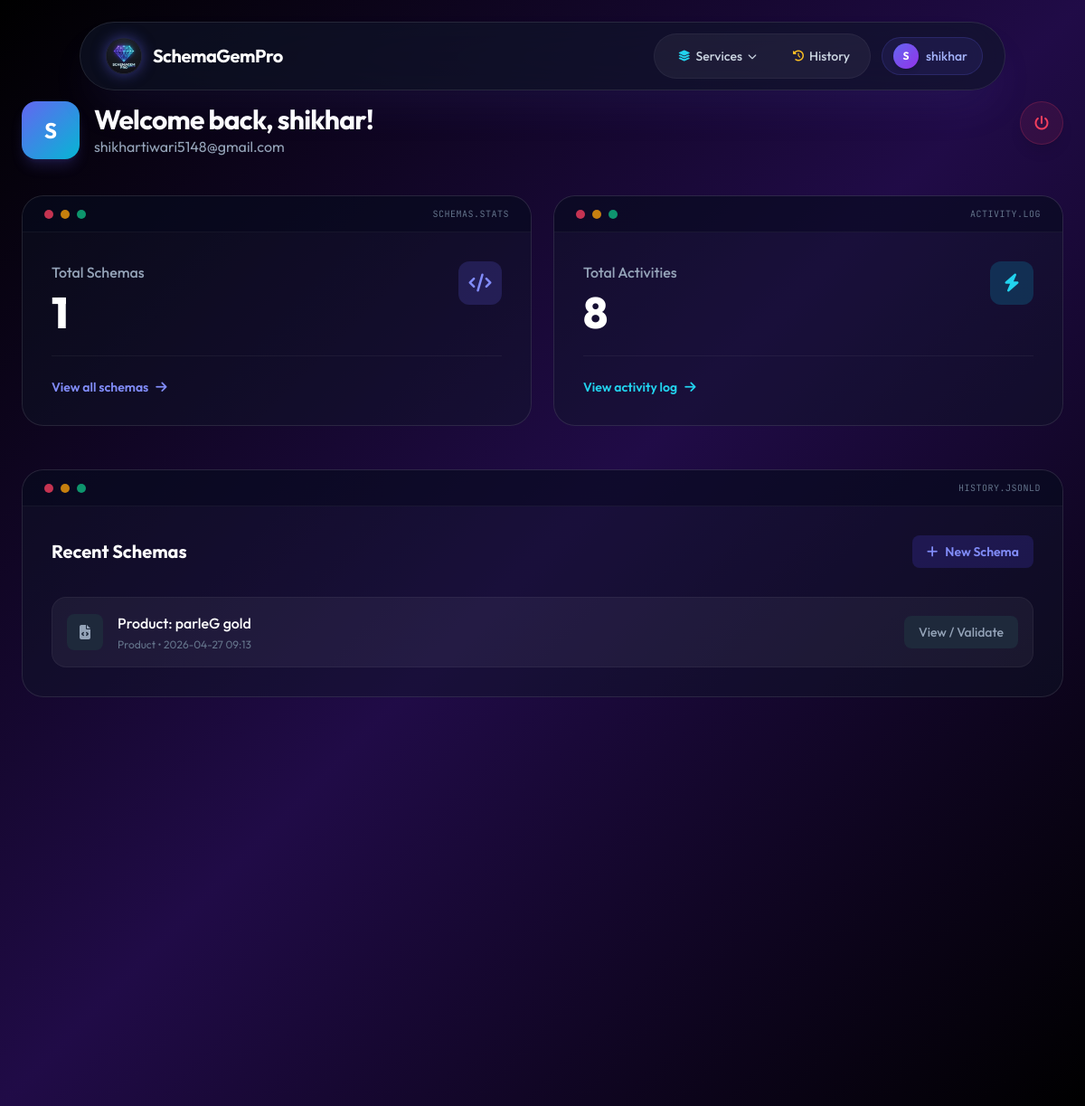
The app's page /dashboard (signed in) with its own data.
### models.py (models this page shows, shortened)
class User(db.Model, UserMixin):
    id = db.Column(db.Integer, primary_key=True)
    username = db.Column(db.String(80), unique=True, nullable=False)
    email = db.Column(db.String(120), unique=True, nullable=False)
    password_hash = db.Column(db.String(256), nullable=False)
    created_at = db.Column(db.DateTime, default=datetime.utcnow)
    schemas = db.relationship('Schema', backref='owner', lazy=True)
    logs = db.relationship('ActivityLog', backref='user', lazy=True)

class Schema(db.Model):
    id = db.Column(db.Integer, primary_key=True)
    schema_type = db.Column(db.String(50), nullable=False)
    schema_name = db.Column(db.String(200), nullable=False) # e.g. "Product: iPhone 15"
    json_content = db.Column(db.Text, nullable=False)
    created_at = db.Column(db.DateTime, default=datetime.utcnow)
    user_id = db.Column(db.Integer, db.ForeignKey('user.id'), nullable=False)

### app.py (the view)
@app.route('/dashboard')
@login_required
def dashboard():
    total_schemas = Schema.query.filter_by(user_id=current_user.id).count()
    recent_schemas = Schema.query.filter_by(user_id=current_user.id).order_by(Schema.created_at.desc()).limit(5).all()
    total_activities = ActivityLog.query.filter_by(user_id=current_user.id).count()
    return render_template('dashboard.html', total_schemas=total_schemas, recent_schemas=recent_schemas, total_activities=total_activities)

### app.py (called while the page is built)
@login_manager.user_loader
def load_user(user_id):
    return db.session.get(User, int(user_id))

### templates/dashboard.html (shortened to what this page needs)
{% extends 'base.html' %}
{% block content %}
<div class="animate-fade-in-up">
    <div class="flex items-start justify-between mb-10">
        <div class="flex items-center gap-4">
            <div class="w-16 h-16 rounded-2xl bg-gradient-to-br from-indigo-500 to-cyan-500 flex items-center justify-center shadow-lg shadow-indigo-500/20 text-white text-2xl font-bold">
                {{ current_user.username[:1].upper() }}
            </div>
            <div>
                <h1 class="text-3xl font-bold text-white tracking-tight">Welcome back, {{ current_user.username }}!</h1>
                <p class="text-slate-400">{{ current_user.email }}</p>
            </div>
        </div>
        <a href="/logout" title="Logout" class="w-12 h-12 flex items-center justify-center rounded-full bg-rose-500/10 text-rose-500 hover:bg-rose-500 hover:text-white border border-rose-500/20 shadow-lg hover:shadow-[0_0_15px_rgba(225,29,72,0.5)] transition-all duration-300">
            <i class="fas fa-power-off"></i>
        </a>
    </div>
    <div class="grid grid-cols-1 md:grid-cols-2 gap-6 mb-12">
        <div class="bg-slate-900/40 backdrop-blur-xl border border-white/10 rounded-3xl hover:bg-slate-900/60 transition-colors overflow-hidden">
            <div class="px-6 py-3 border-b border-white/5 bg-slate-950/40 flex gap-2 items-center">
                <div class="w-2.5 h-2.5 rounded-full bg-rose-500/80"></div>
                <div class="w-2.5 h-2.5 rounded-full bg-amber-500/80"></div>
                <div class="w-2.5 h-2.5 rounded-full bg-emerald-500/80"></div>
                <span class="text-[10px] font-mono text-slate-500 ml-auto uppercase tracking-wider">schemas.stats</span>
            </div>
            <div class="p-8">
            <div class="flex items-start justify-between">
                <div>
                    <p class="text-slate-400 font-medium mb-2">Total Schemas</p>
                    <h2 class="text-5xl font-extrabold text-white tracking-tight">{{ total_schemas }}</h2>
                </div>
                <div class="w-12 h-12 rounded-xl bg-indigo-500/20 flex items-center justify-center text-indigo-400">
                    <i class="fas fa-code text-xl"></i>
                </div>
            </div>
            <div class="mt-6 pt-6 border-t border-white/5 flex items-center justify-between">
                <a href="{{ url_for('history') }}" class="text-indigo-400 hover:text-indigo-300 text-sm font-semibold flex items-center gap-2 transition-colors">
                    View all schemas <i class="fas fa-arrow-right"></i>
                </a>
            </div>
            </div>
        </div>
        <div class="bg-slate-900/40 backdrop-blur-xl border border-white/10 rounded-3xl hover:bg-slate-900/60 transition-colors delay-100 overflow-hidden">
            <div class="px-6 py-3 border-b border-white/5 bg-slate-950/40 flex gap-2 items-center">
                <div class="w-2.5 h-2.5 rounded-full bg-rose-500/80"></div>
                <div class="w-2.5 h-2.5 rounded-full bg-amber-500/80"></div>
                <div class="w-2.5 h-2.5 rounded-full bg-emerald-500/80"></div>
                <span class="text-[10px] font-mono text-slate-500 ml-auto uppercase tracking-wider">activity.log</span>
            </div>
            <div class="p-8">
            <div class="flex items-start justify-between">
                <div>
                    <p class="text-slate-400 font-medium mb-2">Total Activities</p>
                    <h2 class="text-5xl font-extrabold text-white tracking-tight">{{ total_activities }}</h2>
                </div>
                <div class="w-12 h-12 rounded-xl bg-cyan-500/20 flex items-center justify-center text-cyan-400">
                    <i class="fas fa-bolt text-xl"></i>
                </div>
            </div>
            <div class="mt-6 pt-6 border-t border-white/5 flex items-center justify-between">
                <a href="{{ url_for('activity_log') }}" class="text-cyan-400 hover:text-cyan-300 text-sm font-semibold flex items-center gap-2 transition-colors">
                    View activity log <i class="fas fa-arrow-right"></i>
                </a>
            </div>
            </div>
        </div>
    </div>
    <div class="bg-slate-900/40 backdrop-blur-xl border border-white/10 rounded-3xl delay-200 overflow-hidden">
        <div class="px-6 py-3 border-b border-white/5 bg-slate-950/40 flex gap-2 items-center">
            <div class="w-2.5 h-2.5 rounded-full bg-rose-500/80"></div>
            <div class="w-2.5 h-2.5 rounded-full bg-amber-500/80"></div>
            <div class="w-2.5 h-2.5 rounded-full bg-emerald-500/80"></div>
            <span class="text-[10px] font-mono text-slate-500 ml-auto uppercase tracking-wider">history.jsonld</span>
        </div>
        <div class="p-8">
        <div class="flex items-center justify-between mb-8">
            <h3 class="text-xl font-bold text-white">Recent Schemas</h3>
            <a href="{{ url_for('select_schema') }}" class="bg-indigo-600/20 text-indigo-400 hover:bg-indigo-600/30 px-4 py-2 rounded-lg text-sm font-semibold transition-colors flex items-center gap-2">
                <i class="fas fa-plus"></i> New Schema
            </a>
        </div>
        {% if recent_schemas %}
            <div class="space-y-4">
                {% for schema in recent_schemas %}
                <div class="flex items-center justify-between p-4 rounded-2xl bg-white/5 border border-white/5 hover:border-indigo-500/50 transition-colors group">
                    <div class="flex items-center gap-4">
                        <div class="w-10 h-10 rounded-lg bg-slate-800 flex items-center justify-center text-slate-400 group-hover:text-indigo-400 group-hover:bg-indigo-500/10 transition-colors">
                            <i class="fas fa-file-code"></i>
                        </div>
                        <div>
                            <h4 class="text-white font-medium">{{ schema.schema_name }}</h4>
                            <p class="text-xs text-slate-500 mt-1 capitalize">{{ schema.schema_type }} • {{ schema.created_at.strftime('%Y-%m-%d %H:%M') }}</p>
                        </div>
                    </div>
                    <form action="{{ url_for('validate') }}" method="POST">
                        <button type="submit" class="text-slate-400 hover:text-white bg-slate-800 hover:bg-slate-700 px-4 py-2 rounded-lg text-sm font-medium transition-colors">
                            View / Validate
                        </button>
                    </form>
                </div>
                {% endfor %}
            </div>
        {% endif %}
        </div>
    </div>
</div>
{% endblock %}

### templates/base.html (shortened to what this page needs)
<!DOCTYPE html>
<html lang="en">
<head>
  <link rel="stylesheet" href="https://cdnjs.cloudflare.com/ajax/libs/font-awesome/6.4.0/css/all.min.css">
  <script src="https://cdn.tailwindcss.com"></script>
</head>
<body class="text-slate-200 font-sans overflow-x-hidden antialiased bg-black selection:bg-indigo-500/30">
  <div class="fixed inset-0 -z-10 overflow-hidden bg-black">
    <video autoplay muted loop playsinline class="w-full h-full object-cover mix-blend-luminosity opacity-60">
      <source src="https://media.istockphoto.com/id/1310134440/video/digital-transformation-concept-system-engineering-binary-code-programming.mp4?s=mp4-640x640-is&k=20&c=yL2j8oN-N-Zl_A1wH0O7sY8Q_o_v0xKk0xX_K8f7s2g=" type="video/mp4">
    </video>
    <div class="absolute inset-0 bg-gradient-to-br from-black/95 via-violet-950/70 to-black/95"></div>
  </div>
  <nav class="fixed w-[92%] max-w-5xl z-50 top-6 left-1/2 -translate-x-1/2 transition-all duration-300 bg-slate-900/60 backdrop-blur-2xl border border-white/10 rounded-full py-3 px-6 shadow-2xl shadow-indigo-500/10">
    <div class="flex items-center justify-between">
      <a href="{{ url_for('index') }}" class="flex items-center gap-3 group cursor-pointer pl-1">
        <img src="{{ url_for('static', filename='img/logo.png') }}" alt="SchemaGemPro Logo" class="w-10 h-10 rounded-full shadow-[0_0_15px_rgba(99,102,241,0.5)] group-hover:shadow-[0_0_25px_rgba(99,102,241,0.8)] transition-all duration-300 border border-white/10">
        <h1 class="text-xl font-bold text-white tracking-tight">SchemaGemPro</h1>
      </a>
      <div class="flex items-center gap-2">
        {% if current_user.is_authenticated %}
          <div class="hidden sm:flex items-center gap-1 bg-white/5 rounded-full p-1.5 border border-white/5">
            <div class="nav-dropdown" id="servicesDropdown">
              <button onclick="toggleDropdown()" class="flex items-center gap-1.5 px-5 py-2 rounded-full text-sm font-medium text-slate-300 hover:text-white hover:bg-white/10 transition-all select-none">
                <i class="fas fa-layer-group text-cyan-400 text-xs"></i> Services
                <i class="fas fa-chevron-down text-[10px] transition-transform duration-200" id="servicesChevron"></i>
              </button>
            </div>
            <a href="{{ url_for('history') }}" class="flex items-center gap-1.5 px-4 py-2 rounded-full text-sm font-medium text-slate-300 hover:text-white hover:bg-white/10 transition-all">
              <i class="fas fa-history text-amber-400 text-xs"></i> History
            </a>
          </div>
          <a href="{{ url_for('dashboard') }}" class="hidden sm:flex items-center gap-2 ml-1 pl-3 pr-4 py-1.5 rounded-full bg-indigo-500/10 border border-indigo-500/20 hover:bg-indigo-500/20 hover:border-indigo-500/40 transition-all duration-200 group">
            <div class="w-7 h-7 rounded-full bg-gradient-to-br from-indigo-500 to-purple-600 flex items-center justify-center text-white text-xs font-bold shadow-md">
              {{ current_user.username[0].upper() }}
            </div>
            <span class="text-sm font-medium text-indigo-300 group-hover:text-indigo-200 transition-colors">{{ current_user.username }}</span>
          </a>
        {% endif %}
      </div>
    </div>
  </nav>
  <main class="min-h-screen pt-28 pb-20 relative z-10 px-6">
    <div class="max-w-7xl mx-auto">
      {% block content %}{% endblock %}
    </div>
  </main>
</body>
</html>

### templates/base.html (style rules this page uses)
.delay-100 { animation-delay: 100ms; }
.delay-200 { animation-delay: 200ms; }
.nav-dropdown { position: relative; }

### records on screen
User: username "S", username "shikhar", email "shikhartiwari5148@gmail.com"
Schema: schema_name "Product: parleG gold", schema_type "Product", created_at "2026-04-27 09:13"

### other values on screen
{{ total_schemas }} "1"
{{ total_activities }} "8"
